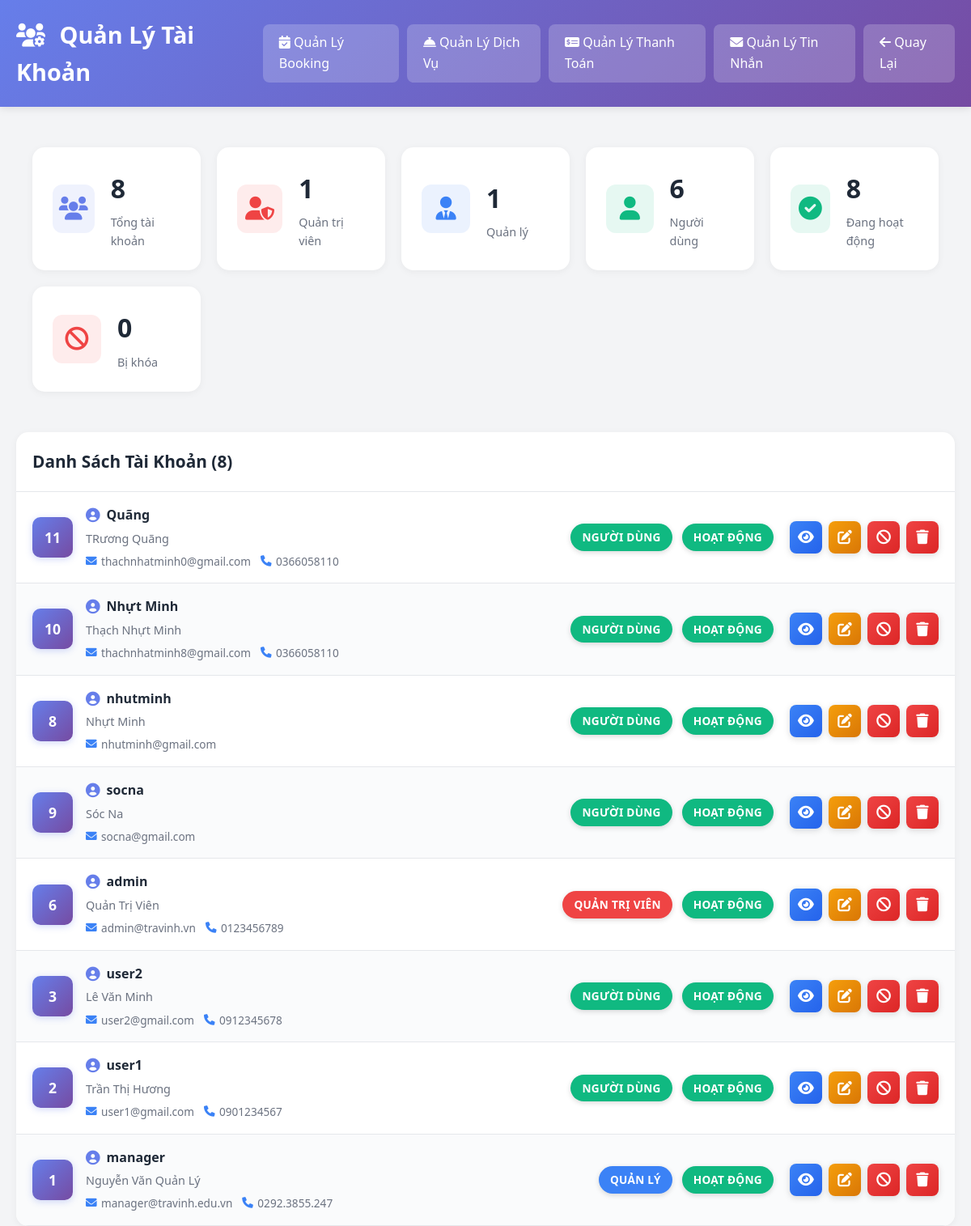
Before: /quan-ly-users.php (signed in) with the older database file.
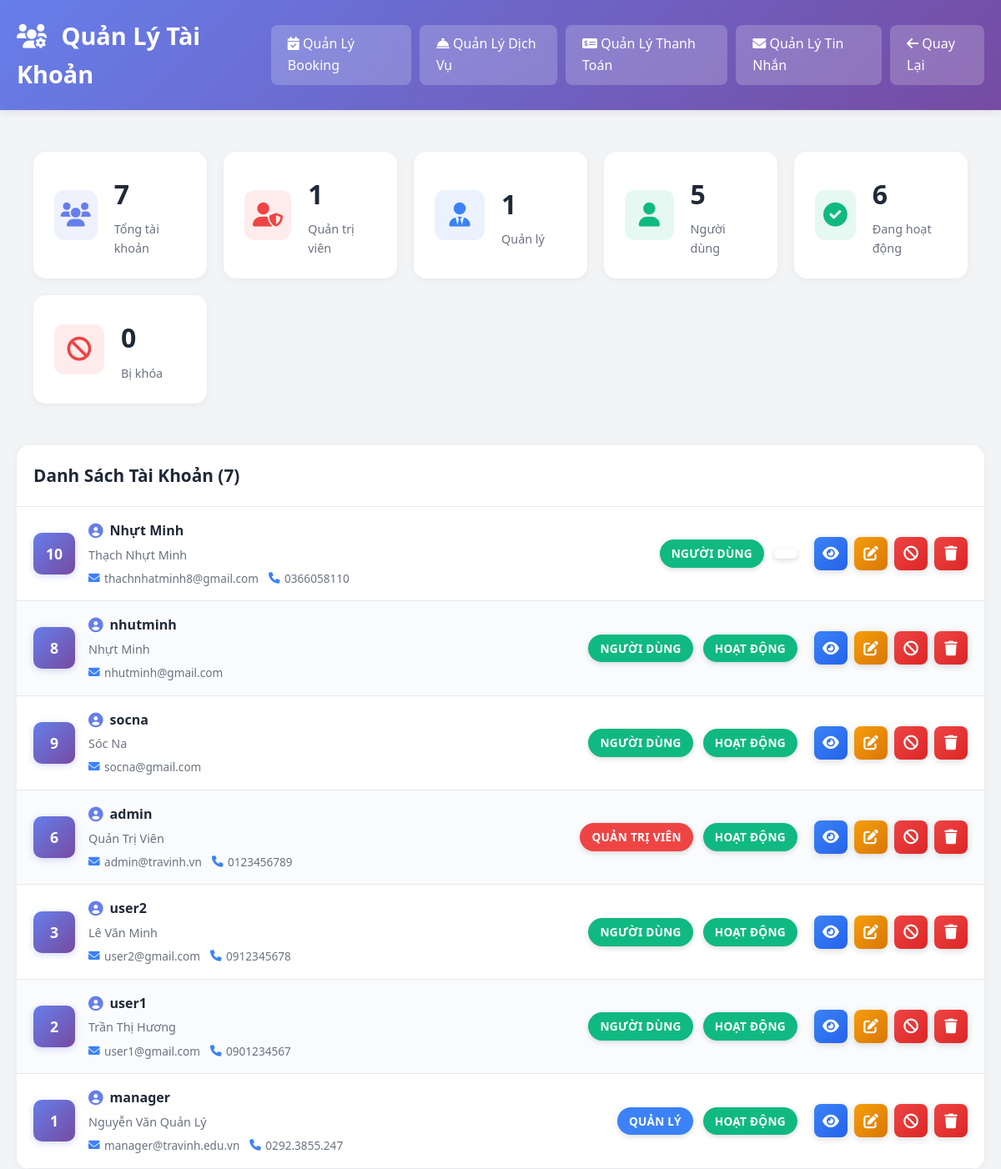
After: the same page with the newer database file.
### tables this page shows
CREATE TABLE `app_users` (
  `id` int(11) NOT NULL,
  `username` varchar(50) NOT NULL,
  `password` varchar(255) DEFAULT NULL,
  `email` varchar(100) NOT NULL,
  `google_id` varchar(100) DEFAULT NULL,
  `facebook_id` varchar(100) DEFAULT NULL,
  `avatar_url` varchar(500) DEFAULT NULL,
  `full_name` varchar(100) NOT NULL,
  `phone` varchar(20) DEFAULT NULL,
  `role` enum('admin','manager','user') DEFAULT 'user',
  `status` enum('active','inactive') DEFAULT 'active',
  `created_at` timestamp NOT NULL DEFAULT current_timestamp()
);

### quan-ly-users.php (the view, shortened to what the changed rows need)
<?php
try {
    $database = new Database();
    $db = $database->getConnection();
    $stmt = $db->query("SELECT * FROM app_users ORDER BY created_at DESC");
    $users = [];
    while ($row = $stmt->fetch(PDO::FETCH_ASSOC)) {
        $users[] = $row;
    }
    $statsQuery = "SELECT
        COUNT(*) as total_users,
        COUNT(CASE WHEN role = 'admin' THEN 1 END) as admin_count,
        COUNT(CASE WHEN role = 'manager' THEN 1 END) as manager_count,
        COUNT(CASE WHEN role = 'user' THEN 1 END) as user_count,
        COUNT(CASE WHEN status = 'active' THEN 1 END) as active_count,
        COUNT(CASE WHEN status = 'inactive' THEN 1 END) as inactive_count,
        COUNT(CASE WHEN status = 'banned' THEN 1 END) as banned_count
    FROM app_users";
    $stats = $db->query($statsQuery)->fetch(PDO::FETCH_ASSOC);
} catch (Exception $e) {
    $error = $e->getMessage();
    $users = [];
    $stats = [];
}
$roleColors = [
    'admin' => '#ef4444',
    'manager' => '#3b82f6',
    'user' => '#10b981'
];
$roleNames = [
    'admin' => 'Quản trị viên',
    'manager' => 'Quản lý',
    'user' => 'Người dùng'
];
$statusColors = [
    'active' => '#10b981',
    'inactive' => '#f59e0b',
    'banned' => '#ef4444'
];
$statusNames = [
    'active' => 'Hoạt động',
    'inactive' => 'Không hoạt động',
    'banned' => 'Bị khóa'
];
?>
<!DOCTYPE html>
<html lang="vi">
<head>
    <link href="https://cdnjs.cloudflare.com/ajax/libs/font-awesome/6.0.0/css/all.min.css" rel="stylesheet">
    <link rel="stylesheet" href="css/responsive.css">
    <link rel="stylesheet" href="css/mobile-enhancements.css">
    <link rel="stylesheet" href="css/admin-responsive.css">
    <link rel="stylesheet" href="css/header-responsive-fix.css">
</head>
<body>
    <div class="header">
        <div class="header-content">
            <h1>
                <i class="fas fa-users-cog"></i>
                Quản Lý Tài Khoản
            </h1>
        </div>
    </div>
    <div class="container">
        <div class="stats-grid">
            <div class="stat-card">
                <div class="stat-info">
                    <h3><?php echo $stats['total_users'] ?? 0; ?></h3>
                    <p>Tổng tài khoản</p>
                </div>
            </div>
            <div class="stat-card">
                <div class="stat-info">
                    <h3><?php echo $stats['user_count'] ?? 0; ?></h3>
                    <p>Người dùng</p>
                </div>
            </div>
            <div class="stat-card">
                <div class="stat-info">
                    <h3><?php echo $stats['active_count'] ?? 0; ?></h3>
                    <p>Đang hoạt động</p>
                </div>
            </div>
        </div>
        <div class="users-table">
            <div class="table-header">
                <h2>Danh Sách Tài Khoản (<?php echo count($users); ?>)</h2>
            </div>
            <?php if (!empty($users)): ?>
            <div class="users-list">
                <?php foreach ($users as $u): ?>
                <div class="user-row">
                    <div class="user-row-left">
                        <div class="user-row-id">
                            <span class="id-badge"><?php echo htmlspecialchars($u['id']); ?></span>
                        </div>
                        <div class="user-row-info">
                            <div class="user-row-username">
                                <i class="fas fa-user-circle"></i>
                                <?php echo htmlspecialchars($u['username']); ?>
                            </div>
                            <div class="user-row-name">
                                <?php echo htmlspecialchars($u['full_name'] ?? 'N/A'); ?>
                            </div>
                            <div class="user-row-contact">
                                <span class="contact-item">
                                    <i class="fas fa-envelope"></i>
                                    <?php echo htmlspecialchars($u['email']); ?>
                                </span>
                                <?php if (!empty($u['phone'])): ?>
                                <span class="contact-item">
                                    <i class="fas fa-phone"></i>
                                    <?php echo htmlspecialchars($u['phone']); ?>
                                </span>
                                <?php endif; ?>
                            </div>
                        </div>
                    </div>
                    <div class="user-row-middle">
                        <div class="user-row-badge">
                            <span class="badge" style="background: <?php echo $roleColors[$u['role']]; ?>">
                                <?php echo $roleNames[$u['role']]; ?>
                            </span>
                        </div>
                        <div class="user-row-badge">
                            <span class="badge" style="background: <?php echo $statusColors[$u['status']]; ?>">
                                <?php echo $statusNames[$u['status']]; ?>
                            </span>
                        </div>
                    </div>
                    <div class="user-row-actions">
                        <button class="action-btn btn-view" onclick="viewUser(<?php echo $u['id']; ?>)" title="Xem chi tiết">
                            <i class="fas fa-eye"></i>
                        </button>
                        <button class="action-btn btn-edit" onclick="editUser(<?php echo $u['id']; ?>)" title="Chỉnh sửa">
                            <i class="fas fa-edit"></i>
                        </button>
                        <?php if ($u['status'] !== 'banned'): ?>
                        <button class="action-btn btn-ban" onclick="toggleBanUser(<?php echo $u['id']; ?>, '<?php echo htmlspecialchars($u['username']); ?>', 'banned')" title="Khóa tài khoản">
                            <i class="fas fa-ban"></i>
                        </button>
                        <?php else: ?>
                        <button class="action-btn btn-unlock" onclick="toggleBanUser(<?php echo $u['id']; ?>, '<?php echo htmlspecialchars($u['username']); ?>', 'active')" title="Mở khóa">
                            <i class="fas fa-unlock"></i>
                        </button>
                        <?php endif; ?>
                        <button class="action-btn btn-delete" onclick="deleteUser(<?php echo $u['id']; ?>, '<?php echo htmlspecialchars($u['username']); ?>')" title="Xóa tài khoản">
                            <i class="fas fa-trash"></i>
                        </button>
                    </div>
                </div>
                <?php endforeach; ?>
            </div>
            <?php endif; ?>
        </div>
    </div>
</body>
</html>

Changed rows visible on the page:
removed app_users: id "11", username "Quãng", full_name "TRương Quãng", email "thachnhatminh0@gmail.com", phone "0366058110", role "NGƯỜI DÙNG", status "HOẠT ĐỘNG"
changed app_users "Thạch Nhựt Minh": status "HOẠT ĐỘNG" → (not shown)
Other visible differences:
$stats['total_users']: "8" → "7"
$stats['user_count']: "6" → "5"
$stats['active_count']: "8" → "6"
count($users): "8" → "7"
